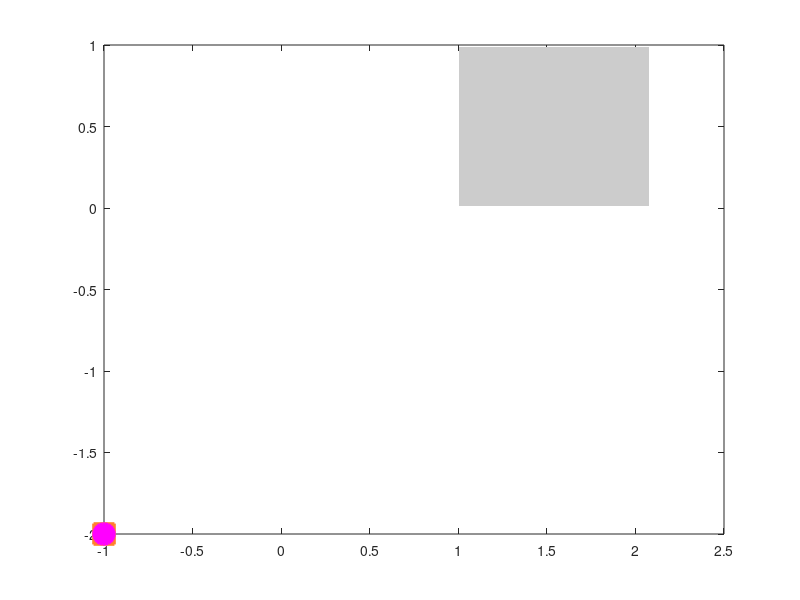

This chart was generated by the following MATLAB code: (Note: this script raises an error after producing the figure.)
function plot_Cvstheta()

%clear;

figure();
hold on;
box on;

suffix = 'eh';

clrcode{1} = [1 .5 0.1725];
clrcode{2} = [1 0 1];

hLine1 = plot(-1 , -2, 's', 'Color', clrcode{1}, 'MarkerSize', 15, 'LineWidth', 2, 'MarkerFaceColor', clrcode{1}); %'MarkerFaceColor', clrcode{1}
hLine2 = plot(-1 , -2, 'o', 'Color', clrcode{2}, 'MarkerSize', 15, 'LineWidth', 2, 'MarkerFaceColor', clrcode{2}); %, 'MarkerFaceColor', clrcode{2}

degexp = [1.06 1.07 1.08 1.11 1.24 1.59 2.02];

%Shading
[px, py] = plotshaded([1+4e-3 1.03 * max(degexp)-4e-3], [1-1e-2 1-1e-2; 0+1e-2 0+1e-2], [0.8 0.8 0.8], '');    

%Plot experiment
for k = 1:2
    for deg = degexp
        if deg < 1.59 && deg ~= 1.07
            suf = suffix(k);
        elseif deg == 1.07
            suf = suffix(1); %exception
        else            
            suf = suffix(1); %exception
        end    
        load(['paramPlanckian_deg' num2str(deg) '_' suf '.mat']);       
        
        y = param(1);
        y2 = y + paramdelta(1);
        y1 = y - paramdelta(1);
      
        deltadeg = 0.018;
        if k == 1
            errorbar(deg + deltadeg, y, y2 - y, 's', 'Color', clrcode{k}, 'LineWidth', 2, 'MarkerSize', 15, 'MarkerFaceColor', clrcode{k}); %, 'MarkerFaceColor', clrcode{k}
        else           
            errorbar(deg - deltadeg, y, y2 - y, 'o', 'Color', clrcode{k}, 'LineWidth', 2, 'MarkerSize', 15, 'MarkerFaceColor', clrcode{k});
        end
    end    
end

%Plot theory
degtheory = linspace(1, 2.1, 30);
Cminonetheory = zeros(size(degtheory));
plot(degtheory, Cminonetheory, 'k', 'LineWidth', 2);

xlabel('$\theta~(^\circ)$', 'FontSize', 30, 'Interpreter', 'latex');
ylabel('$C$', 'FontSize', 30, 'Interpreter', 'latex');

legend('Electron', 'Holes', 'FontSize', 18, 'Interpreter', 'latex'); %, 'Position', [.6 .67 .1 .1]
% legend boxoff;

annotation('textbox', [.14 .8 .1 .1], 'String', '(d) Planckian theory', 'LineStyle', 'none','Interpreter', 'latex', 'FontSize', 30);
annotation('textbox', [0.58 0.185 .1 .1], 'String', 'Bad agreement', 'LineStyle', 'none','Interpreter', 'latex', 'FontSize', 23); %{'Electron-phonon','theory'} [0.59 0.39 .1 .1]
annotation('textbox', [0.48 0.135 .1 .1], 'String', 'Good agreement', 'LineStyle', 'none','Interpreter', 'latex', 'FontSize', 23); %{'Electron-phonon','theory'} [0.59 0.33 .1 .1]

xlim([1 1.03 * max(degexp)]);
ylim([0 15]);

set(gca, 'LineWidth', 3, 'FontSize', 25, 'FontWeight', 'bold');

print('-dpdf', 'Figure5d.pdf');

end

%Shading
    function [px, py] = plotshaded(x, y, fstr, dispname)

	px = [x,fliplr(x)]; % make closed patch
	py = [y(1, :), fliplr(y(2, :))];
	p(1) = patch(px, py, 1,'FaceColor', fstr, 'EdgeColor', 'none', 'DisplayName', dispname); %'FaceAlpha', 0.2
    end